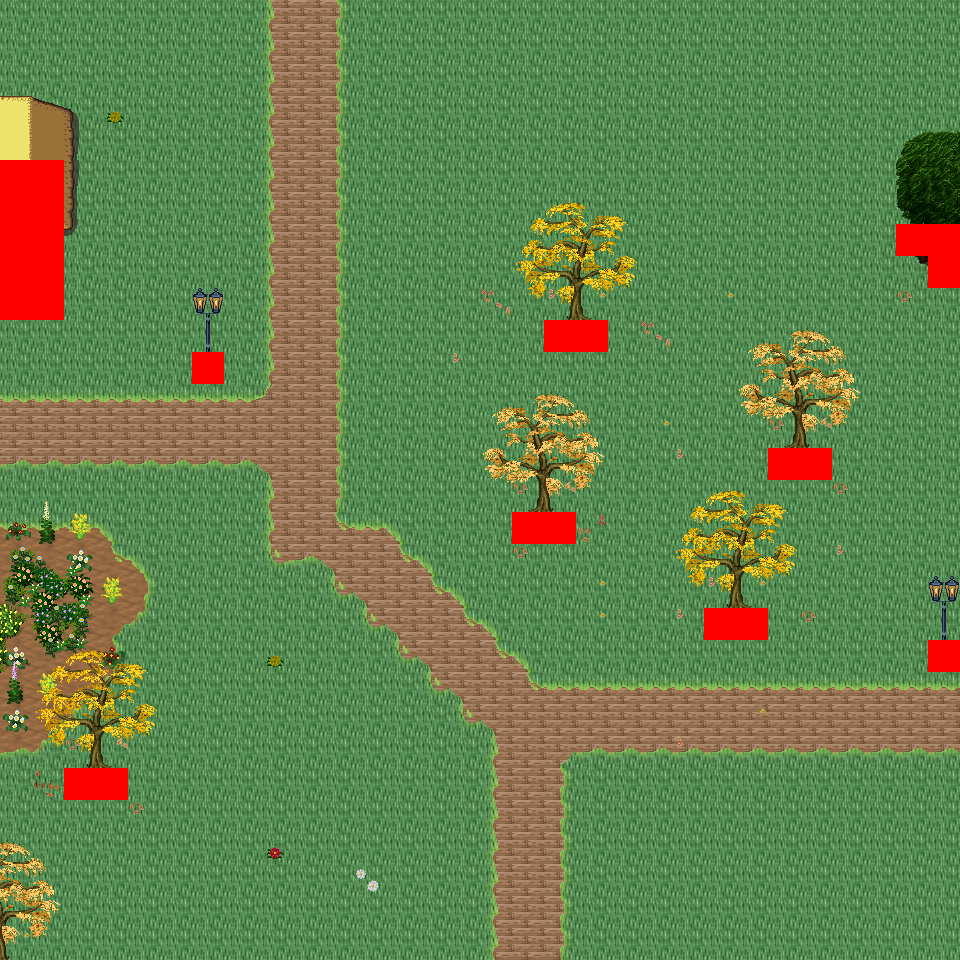

A 2D game scene composited from a Tiled map and its tileset images. What follows is a short description and the map's XML, with each tile layer's data collapsed to a summary:
An orthogonal 30x30 tile map with 32x32 px tiles, 6 tile layers (Ground, Object, Object2, Above, ...), 42 tilesets and 6 objects (6x mapExit).

<map version="1.0" orientation="orthogonal" renderorder="right-down" width="30" height="30" tilewidth="32" tileheight="32" nextobjectid="7">
  <tileset firstgid="1" name="tileset_logic_collision" tilewidth="32" tileheight="32" tilecount="1" columns="1">
    <image source="../drawable/tileset_logic_collision.png" width="32" height="32" />
  </tileset>
  <tileset firstgid="2" name="tileset_ground_ground" tilewidth="32" tileheight="32" tilecount="33" columns="3">
    <image source="../drawable/tileset_ground_ground.png" width="96" height="352" />
  </tileset>
  <tileset firstgid="35" name="tileset_building_castle" tilewidth="32" tileheight="32" tilecount="320" columns="20">
    <image source="../drawable/tileset_building_castle.png" width="640" height="512" />
  </tileset>
  <tileset firstgid="355" name="tileset_item_weapon_cannon" tilewidth="32" tileheight="32" tilecount="12" columns="3">
    <image source="../drawable/tileset_item_weapon_cannon.png" width="96" height="128" />
  </tileset>
  <tileset firstgid="367" name="tileset_item_pot_barrels_1" tilewidth="32" tileheight="32" tilecount="8" columns="4">
    <image source="../drawable/tileset_item_pot_barrels_1.png" width="128" height="64" />
  </tileset>
  <tileset firstgid="375" name="tileset_ground_water_pool" tilewidth="32" tileheight="32" tilecount="72" columns="3">
    <image source="../drawable/tileset_ground_water_pool.png" width="96" height="768" />
  </tileset>
  <tileset firstgid="447" name="tileset_ground_earth_edges" tilewidth="32" tileheight="32" tilecount="18" columns="6">
    <image source="../drawable/tileset_ground_earth_edges.png" width="192" height="96" />
  </tileset>
  <tileset firstgid="465" name="tileset_ground_grass_edges" tilewidth="32" tileheight="32" tilecount="36" columns="12">
    <image source="../drawable/tileset_ground_grass_edges.png" width="384" height="96" />
  </tileset>
  <tileset firstgid="501" name="tileset_ground_grass_corners" tilewidth="32" tileheight="32" tilecount="24" columns="6">
    <image source="../drawable/tileset_ground_grass_corners.png" width="192" height="128" />
  </tileset>
  <tileset firstgid="525" name="tileset_plant_tree_tree_darkgreen" tilewidth="32" tileheight="32" tilecount="88" columns="8">
    <image source="../drawable/tileset_plant_tree_tree_darkgreen.png" width="256" height="352" />
  </tileset>
  <tileset firstgid="613" name="tileset_plant_stump_stump_vertical" tilewidth="32" tileheight="32" tilecount="1" columns="1">
    <image source="../drawable/tileset_plant_stump_stump_vertical.png" width="32" height="32" />
  </tileset>
  <tileset firstgid="614" name="tileset_building_decoration_pool" tilewidth="32" tileheight="32" tilecount="9" columns="3">
    <image source="../drawable/tileset_building_decoration_pool.png" width="96" height="96" />
  </tileset>
  <tileset firstgid="623" name="tileset_plant_vine" tilewidth="32" tileheight="32" tilecount="3" columns="1">
    <image source="../drawable/tileset_plant_vine.png" width="32" height="96" />
  </tileset>
  <tileset firstgid="626" name="tileset_plant_flower_leafy_daisy_red" tilewidth="32" tileheight="32" tilecount="8" columns="2">
    <image source="../drawable/tileset_plant_flower_leafy_daisy_red.png" width="64" height="128" />
  </tileset>
  <tileset firstgid="634" name="tileset_plant_flower_daisy_blue" tilewidth="32" tileheight="32" tilecount="8" columns="2">
    <image source="../drawable/tileset_plant_flower_daisy_blue.png" width="64" height="128" />
  </tileset>
  <tileset firstgid="642" name="tileset_plant_flower_daisy_white" tilewidth="32" tileheight="32" tilecount="8" columns="2">
    <image source="../drawable/tileset_plant_flower_daisy_white.png" width="64" height="128" />
  </tileset>
  <tileset firstgid="650" name="tileset_plant_flower_leafy_daisy_yellow" tilewidth="32" tileheight="32" tilecount="8" columns="2">
    <image source="../drawable/tileset_plant_flower_leafy_daisy_yellow.png" width="64" height="128" />
  </tileset>
  <tileset firstgid="658" name="tileset_plant_flower_foxgloves" tilewidth="32" tileheight="32" tilecount="4" columns="2">
    <image source="../drawable/tileset_plant_flower_foxgloves.png" width="64" height="64" />
  </tileset>
  <tileset firstgid="662" name="tileset_plant_tree_locust_tree" tilewidth="32" tileheight="32" tilecount="20" columns="4">
    <image source="../drawable/tileset_plant_tree_locust_tree.png" width="128" height="160" />
  </tileset>
  <tileset firstgid="682" name="tileset_furniture_chair_bench_iron" tilewidth="32" tileheight="32" tilecount="4" columns="2">
    <image source="../drawable/tileset_furniture_chair_bench_iron.png" width="64" height="64" />
  </tileset>
  <tileset firstgid="686" name="tileset_item_statue_seahorse" tilewidth="32" tileheight="32" tilecount="12" columns="4">
    <image source="../drawable/tileset_item_statue_seahorse.png" width="128" height="96" />
  </tileset>
  <tileset firstgid="698" name="tileset_building_decoration_chimney_brown_stacks" tilewidth="32" tileheight="32" tilecount="2" columns="1">
    <image source="../drawable/tileset_building_decoration_chimney_brown_stacks.png" width="32" height="64" />
  </tileset>
  <tileset firstgid="700" name="tileset_plant_flower_small_flower_bed_2" tilewidth="32" tileheight="32" tilecount="12" columns="3">
    <image source="../drawable/tileset_plant_flower_small_flower_bed_2.png" width="96" height="128" />
  </tileset>
  <tileset firstgid="712" name="tileset_plant_flower_flower_bed_1" tilewidth="32" tileheight="32" tilecount="35" columns="7">
    <image source="../drawable/tileset_plant_flower_flower_bed_1.png" width="224" height="160" />
  </tileset>
  <tileset firstgid="747" name="tileset_plant_flower_pointed_yellow" tilewidth="32" tileheight="32" tilecount="2" columns="2">
    <image source="../drawable/tileset_plant_flower_pointed_yellow.png" width="64" height="32" />
  </tileset>
  <tileset firstgid="749" name="tileset_plant_flower_red_white" tilewidth="32" tileheight="32" tilecount="16" columns="4">
    <image source="../drawable/tileset_plant_flower_red_white.png" width="128" height="128" />
  </tileset>
  <tileset firstgid="765" name="tileset_building_decoration_chimney" tilewidth="32" tileheight="32" tilecount="2" columns="1">
    <image source="../drawable/tileset_building_decoration_chimney.png" width="32" height="64" />
  </tileset>
  <tileset firstgid="767" name="tileset_furniture_light_lamp_blue" tilewidth="32" tileheight="32" tilecount="3" columns="1">
    <image source="../drawable/tileset_furniture_light_lamp_blue.png" width="32" height="96" />
  </tileset>
  <tileset firstgid="770" name="tileset_light_dim_light_7x5" tilewidth="32" tileheight="32" tilecount="35" columns="7">
    <image source="../drawable/tileset_light_dim_light_7x5.png" width="224" height="160" />
  </tileset>
  <tileset firstgid="805" name="tileset_plant_tree_fall_trees" tilewidth="32" tileheight="32" tilecount="40" columns="8">
    <image source="../drawable/tileset_plant_tree_fall_trees.png" width="256" height="160" />
  </tileset>
  <tileset firstgid="845" name="tileset_logic_item_resources" tilewidth="32" tileheight="32" tilecount="6" columns="6">
    <image source="../drawable/tileset_logic_item_resources.png" width="192" height="32" />
  </tileset>
  <tileset firstgid="851" name="tileset_logic_item_mushroom" tilewidth="32" tileheight="32" tilecount="6" columns="6">
    <image source="../drawable/tileset_logic_item_mushroom.png" width="192" height="32" />
  </tileset>
  <tileset firstgid="857" name="tileset_logic_creature_animal" tilewidth="32" tileheight="32" tilecount="32" columns="8">
    <image source="../drawable/tileset_logic_creature_animal.png" width="256" height="128" />
  </tileset>
  <tileset firstgid="889" name="tileset_plant_leaves" tilewidth="32" tileheight="32" tilecount="8" columns="4">
    <image source="../drawable/tileset_plant_leaves.png" width="128" height="64" />
  </tileset>
  <tileset firstgid="897" name="tileset_plant_flower_planted_containers" tilewidth="32" tileheight="32" tilecount="16" columns="4">
    <image source="../drawable/tileset_plant_flower_planted_containers.png" width="128" height="128" />
  </tileset>
  <tileset firstgid="913" name="tileset_building_decoration_banner" tilewidth="32" tileheight="32" tilecount="12" columns="1">
    <image source="../drawable/tileset_building_decoration_banner.png" width="32" height="384" />
  </tileset>
  <tileset firstgid="925" name="tileset_building_cottage" tilewidth="32" tileheight="32" tilecount="256" columns="16">
    <image source="../drawable/tileset_building_cottage.png" width="512" height="512" />
  </tileset>
  <tileset firstgid="1181" name="tileset_logic_portal" tilewidth="32" tileheight="32" tilecount="24" columns="8">
    <image source="../drawable/tileset_logic_portal.png" width="256" height="96" />
  </tileset>
  <tileset firstgid="1205" name="tileset_building_door_doors" tilewidth="32" tileheight="32" tilecount="256" columns="16">
    <image source="../drawable/tileset_building_door_doors.png" width="512" height="512" />
  </tileset>
  <tileset firstgid="1461" name="tileset_building_roof_thatched_roof" tilewidth="32" tileheight="32" tilecount="256" columns="16">
    <image source="../drawable/tileset_building_roof_thatched_roof.png" width="512" height="512" />
  </tileset>
  <tileset firstgid="1717" name="tileset_building_window_windows" tilewidth="32" tileheight="32" tilecount="256" columns="16">
    <image source="../drawable/tileset_building_window_windows.png" width="512" height="512" />
  </tileset>
  <tileset firstgid="1973" name="tileset_ground_ground_3" tilewidth="32" tileheight="32" tilecount="5" columns="5">
    <image source="../drawable/tileset_ground_ground_3.png" width="160" height="32" />
  </tileset>
  <layer name="Ground" width="30" height="30">
    <data>[900 cells, 900 non-empty, 3 distinct tile ids]</data>
  </layer>
  <layer name="Object" width="30" height="30">
    <data>[900 cells, 160 non-empty, 35 distinct tile ids]</data>
  </layer>
  <layer name="Object2" width="30" height="30">
    <data>[900 cells, 59 non-empty, 26 distinct tile ids]</data>
  </layer>
  <layer name="Above" width="30" height="30">
    <data>[900 cells, 115 non-empty, 55 distinct tile ids]</data>
  </layer>
  <layer name="Above2" width="30" height="30">
    <data>[900 cells, 0 non-empty, 0 distinct tile ids]</data>
  </layer>
  <layer name="Walkable" width="30" height="30">
    <data>[900 cells, 25 non-empty, 1 distinct tile ids]</data>
  </layer>
  <objectgroup name="MapEvents">
    <object id="1" name="south" type="mapExit" x="0" y="928" width="960" height="32">
      <properties>
        <property name="map" value="level_0_x2_y60" />
        <property name="x" value="0" />
        <property name="y" value="1" />
      </properties>
    </object>
    <object id="2" name="west" type="mapExit" x="0" y="0" width="32" height="160">
      <properties>
        <property name="map" value="level_0_x1_y59" />
        <property name="x" value="28" />
        <property name="y" value="0" />
      </properties>
    </object>
    <object id="3" name="west2" type="mapExit" x="0" y="320" width="32" height="640">
      <properties>
        <property name="map" value="level_0_x1_y59" />
        <property name="x" value="28" />
        <property name="y" value="10" />
      </properties>
    </object>
    <object id="4" name="east" type="mapExit" x="928" y="0" width="32" height="224">
      <properties>
        <property name="map" value="level_0_x3_y59" />
        <property name="x" value="1" />
        <property name="y" value="0" />
      </properties>
    </object>
    <object id="5" name="east2" type="mapExit" x="928" y="288" width="32" height="352">
      <properties>
        <property name="map" value="level_0_x3_y59" />
        <property name="x" value="1" />
        <property name="y" value="9" />
      </properties>
    </object>
    <object id="6" name="east3" type="mapExit" x="928" y="672" width="32" height="288">
      <properties>
        <property name="map" value="level_0_x3_y59" />
        <property name="x" value="1" />
        <property name="y" value="21" />
      </properties>
    </object>
  </objectgroup>
</map>
